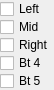
<?xml version="1.0" encoding="UTF-8"?>
<ui version="4.0">
 <class>ButtonsWidget</class>
 <widget class="QWidget" name="ButtonsWidget">
  <property name="geometry">
   <rect>
    <x>0</x>
    <y>0</y>
    <width>48</width>
    <height>90</height>
   </rect>
  </property>
  <property name="sizePolicy">
   <sizepolicy hsizetype="Expanding" vsizetype="Expanding">
    <horstretch>0</horstretch>
    <verstretch>0</verstretch>
   </sizepolicy>
  </property>
  <property name="minimumSize">
   <size>
    <width>0</width>
    <height>90</height>
   </size>
  </property>
  <property name="locale">
   <locale language="English" country="UnitedStates"/>
  </property>
  <layout class="QVBoxLayout" name="verticalLayout">
   <property name="spacing">
    <number>0</number>
   </property>
   <property name="leftMargin">
    <number>0</number>
   </property>
   <property name="topMargin">
    <number>0</number>
   </property>
   <property name="rightMargin">
    <number>0</number>
   </property>
   <property name="bottomMargin">
    <number>0</number>
   </property>
   <item>
    <widget class="QCheckBox" name="lmb">
     <property name="sizePolicy">
      <sizepolicy hsizetype="Expanding" vsizetype="Fixed">
       <horstretch>0</horstretch>
       <verstretch>0</verstretch>
      </sizepolicy>
     </property>
     <property name="text">
      <string>Left</string>
     </property>
    </widget>
   </item>
   <item>
    <widget class="QCheckBox" name="mmb">
     <property name="sizePolicy">
      <sizepolicy hsizetype="Expanding" vsizetype="Fixed">
       <horstretch>0</horstretch>
       <verstretch>0</verstretch>
      </sizepolicy>
     </property>
     <property name="text">
      <string>Mid</string>
     </property>
    </widget>
   </item>
   <item>
    <widget class="QCheckBox" name="rmb">
     <property name="sizePolicy">
      <sizepolicy hsizetype="Expanding" vsizetype="Fixed">
       <horstretch>0</horstretch>
       <verstretch>0</verstretch>
      </sizepolicy>
     </property>
     <property name="text">
      <string>Right</string>
     </property>
    </widget>
   </item>
   <item>
    <widget class="QCheckBox" name="mb4">
     <property name="sizePolicy">
      <sizepolicy hsizetype="Expanding" vsizetype="Fixed">
       <horstretch>0</horstretch>
       <verstretch>0</verstretch>
      </sizepolicy>
     </property>
     <property name="text">
      <string>Bt 4</string>
     </property>
    </widget>
   </item>
   <item>
    <widget class="QCheckBox" name="mb5">
     <property name="sizePolicy">
      <sizepolicy hsizetype="Expanding" vsizetype="Fixed">
       <horstretch>0</horstretch>
       <verstretch>0</verstretch>
      </sizepolicy>
     </property>
     <property name="text">
      <string>Bt 5</string>
     </property>
    </widget>
   </item>
  </layout>
 </widget>
 <resources/>
 <connections/>
</ui>
